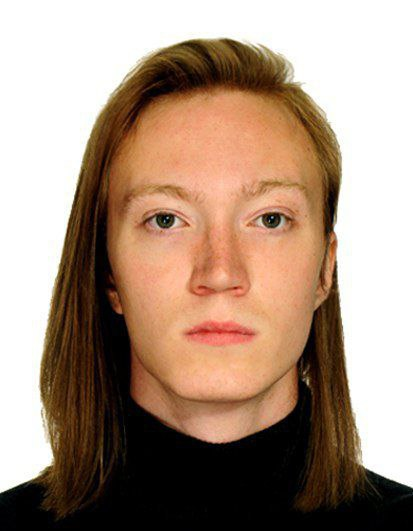
#> input picture 1.jpg, 413 x 531 px
$ jupyter execute svd.ipynb   (shell and % lines are left out)
#> lines starting #> are read from the running program, lines starting #| are printed output that depends on the picture
[cell 1]
# Ячейка 1: Импорт библиотек и настройка
import numpy as np
from PIL import Image
import matplotlib.pyplot as plt

# Для корректного отображения графиков в Jupyter

[cell 2]
# Ячейка 2: Загрузка и анализ изображения
image = Image.open('1.jpg').convert('L')
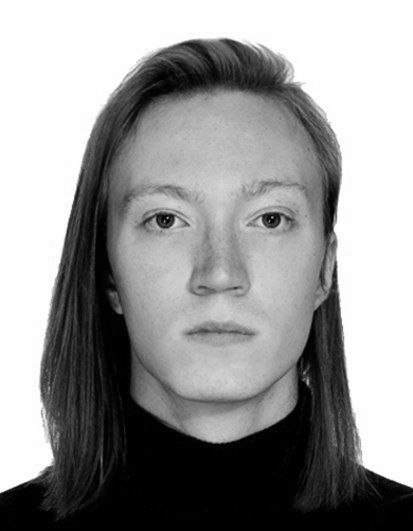
#> image: PIL image 413x531 L; min 0, max 255, mean 151.4
image_array = np.array(image)

print(f"Размер матрицы: {image_array.shape}")
#| Размер матрицы: (531, 413)
print(f"Тип данных: {image_array.dtype}")
#| Тип данных: uint8
print(f"Диапазон значений: [{image_array.min()}, {image_array.max()}]")
#| Диапазон значений: [0, 255]
print(f"Пример значений:\n{image_array[:5, :5]}")
#| Пример значений:
#| [[255 255 255 255 255]
#|  [255 255 255 255 255]
#|  [255 255 255 255 255]
#|  [255 255 255 255 255]
#|  [255 255 255 255 255]]

# Показываем исходное изображение
plt.figure(figsize=(8, 6))
plt.imshow(image_array, cmap='gray')
plt.title('Исходное черно-белое изображение')
plt.axis('off')
plt.show()

[cell 3]
# Ячейка 3: Сингулярное разложение и анализ
# Выполняем SVD
U, S, VT = np.linalg.svd(image_array, full_matrices=False)
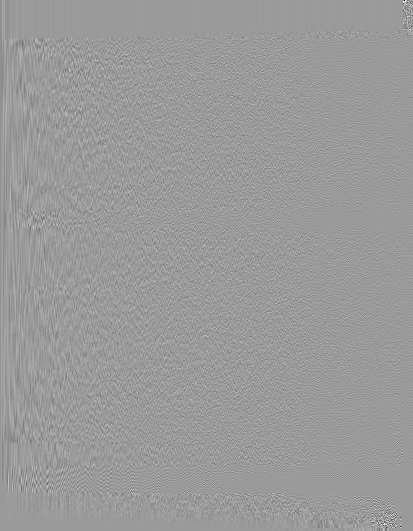
#> U: shape (531, 413) float64; min -0.792, max 0.514, mean -7.42e-05; drawn with min black and max white
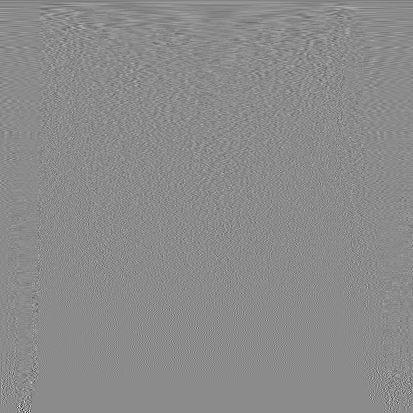
#> VT: shape (413, 413) float64; min -0.726, max 0.605, mean -0.000117; drawn with min black and max white
#> S = 413 values, max 79846.9 at index 0, min 7.73e-12 at index 404, mean 510

total_singular_values = len(S)
#> total_singular_values = 413
print(f"Всего сингулярных чисел: {total_singular_values}")
#| Всего сингулярных чисел: 413

# Вычисляем кумулятивную энергию
cumulative_energy = np.cumsum(S) / np.sum(S)
#> cumulative_energy = 413 values from 0.379 to 1

# График сингулярных чисел и кумулятивной энергии
fig, (ax1, ax2) = plt.subplots(1, 2, figsize=(15, 5))

ax1.semilogy(S, 'b-', linewidth=1)
ax1.set_title('Сингулярные числа (логарифмическая шкала)')
ax1.set_xlabel('Индекс r')
ax1.set_ylabel('σ_r (log scale)')
ax1.grid(True)

ax2.plot(cumulative_energy, 'r-', linewidth=2)
ax2.set_title('Кумулятивная энергия')
ax2.set_xlabel('Количество компонент r')
ax2.set_ylabel('Доля общей энергии')
ax2.grid(True)
ax2.set_ylim(0, 1.1)

plt.tight_layout()
plt.show()
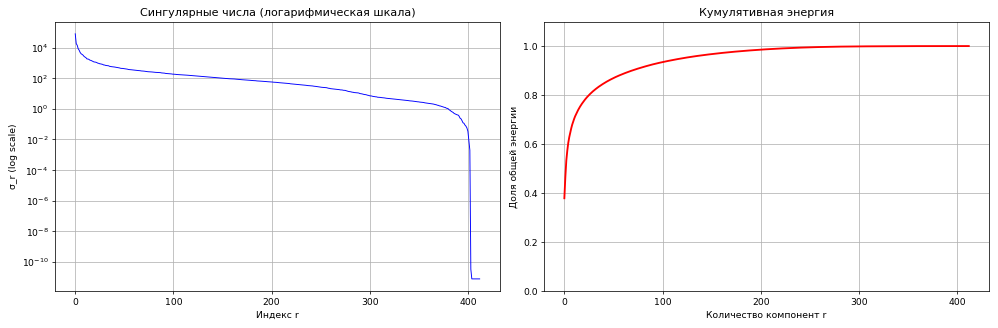
#> figure drawn by matplotlib, 2 panels; panel 1: curve peaks at x = 0, y = 79846.9; panel 2: curve peaks at x = 403, y = 1

[cell 4]
# Ячейка 4: Визуализация сжатия с разными уровнями
compression_ratios = [0.10, 0.05, 0.01, 0.002]
ratios_names = ['10%', '5%', '1%', '0.2%']

print("РЕЗУЛЬТАТЫ СЖАТИЯ С ПОМОЩЬЮ SVD")
print("=" * 50)
print(f"{'Уровень':<10} {'r':<8} {'% энергии':<12} {'Ошибка Фробениуса':<20}")
print("-" * 50)

# ИСПРАВЛЕНИЕ: создаем сетку 3×2 вместо 2×3
fig, axes = plt.subplots(3, 2, figsize=(12, 15))
axes = axes.ravel()  # Преобразуем в одномерный массив для простой индексации

# Исходное изображение
axes[0].imshow(image_array, cmap='gray')
axes[0].set_title('Исходное изображение')
axes[0].axis('off')

# Восстановленные изображения
for i, (ratio, name) in enumerate(zip(compression_ratios, ratios_names)):
    r = max(1, int(total_singular_values * ratio))
    reconstructed = U[:, :r] @ np.diag(S[:r]) @ VT[:r, :]
    reconstructed = np.clip(reconstructed, 0, 255).astype(np.uint8)

    energy_percentage = cumulative_energy[r-1] * 100
    error_norm = np.linalg.norm(image_array - reconstructed, 'fro')

    print(f"{name:<10} {r:<8} {energy_percentage:<10.2f}% {error_norm:<20.2f}")

    # Используем i+1, так как 0-я позиция занята исходным изображением
    axes[i+1].imshow(reconstructed, cmap='gray')
    axes[i+1].set_title(f'r = {r} ({name})\nЭнергия: {energy_percentage:.1f}%')
    axes[i+1].axis('off')
#> this loop made 4 passes
#> (r, energy_percentage, error_norm) on passes 1 to 4: (41, 84.73, 60288.8), (20, 77.08, 61935.6), (4, 57.35, 61985.1), (1, 37.91, 60808.4)
#| 10%        41       84.73     % 60288.81
#| 5%         20       77.08     % 61935.58
#| 1%         4        57.35     % 61985.15
#| 0.2%       1        37.91     % 60808.35
#> pass 1, `reconstructed = U[:, :r] @ np.diag(S[:r]) @ VT[:r, :]`:
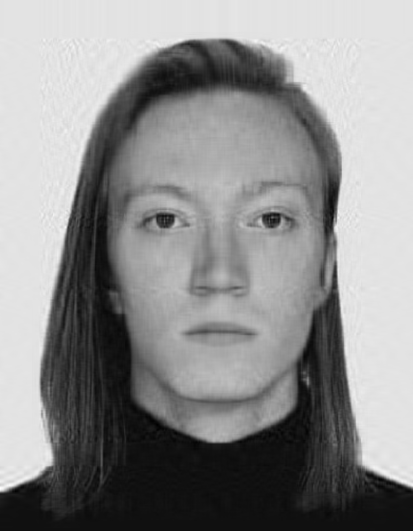
#> reconstructed: shape (531, 413) float64; min -19.97, max 288.8, mean 151.4; drawn with min black and max white
#> pass 2, `reconstructed = np.clip(reconstructed, 0, 255).astype(np.uint8)`:
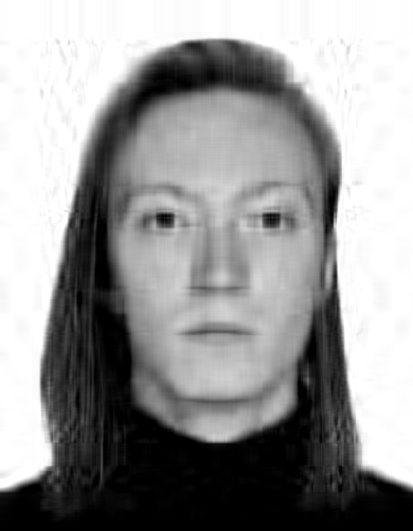
#> reconstructed: shape (531, 413); min 0, max 255, mean 150.6

# Скрываем последнюю (шестую) ячейку если она есть
if len(axes) > len(compression_ratios) + 1:
    axes[-1].axis('off')

plt.tight_layout()
plt.show()
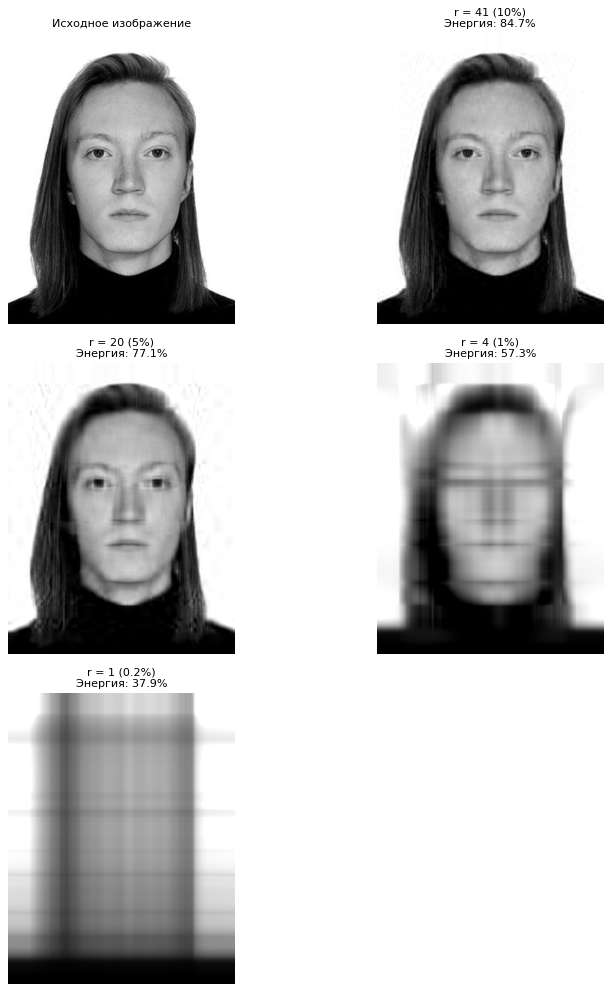
#> figure drawn by matplotlib, 5 panels

[cell 5]
# Ячейка 5: Анализ эффективности сжатия
print("\nДОПОЛНИТЕЛЬНАЯ ИНФОРМАЦИЯ")
print("=" * 40)
print(f"Размер исходной матрицы: {image_array.shape}")
#| Размер исходной матрицы: (531, 413)
print(f"Общее количество элементов: {image_array.size}")
#| Общее количество элементов: 219303

# Экономия памяти
print("\nЭКОНОМИЯ ПАМЯТИ:")
print(f"{'Уровень':<10} {'r':<8} {'Исходный размер':<18} {'Сжатый размер':<16} {'Коэф. сжатия':<12}")
print("-" * 65)

m, n = image_array.shape
#> m = 531; n = 413
for ratio, name in zip(compression_ratios, ratios_names):
    r = max(1, int(total_singular_values * ratio))

    original_size = m * n
    compressed_size = m * r + r + r * n
    compression_ratio = original_size / compressed_size

    print(f"{name:<10} {r:<8} {original_size:<18} {compressed_size:<16} {compression_ratio:<10.2f}x")
#> this loop made 4 passes
#> (r, compressed_size, compression_ratio) on passes 1 to 4: (41, 38745, 5.66), (20, 18900, 11.6), (4, 3780, 58.02), (1, 945, 232.1)
#| 10%        41       219303             38745            5.66      x
#| 5%         20       219303             18900            11.60     x
#| 1%         4        219303             3780             58.02     x
#| 0.2%       1        219303             945              232.07    x

[cell 6]
# Ячейка 6: Интерактивное исследование (опционально)
# Можно добавить интерактивные элементы для исследования разных уровней сжатия

def show_compression(r):
    """Функция для показа изображения с заданным количеством компонент"""
#> called with r = 150
    reconstructed = U[:, :r] @ np.diag(S[:r]) @ VT[:r, :]
    reconstructed = np.clip(reconstructed, 0, 255).astype(np.uint8)

    energy = cumulative_energy[r-1] * 100
#> energy = 96.68

    plt.figure(figsize=(12, 5))

    plt.subplot(1, 2, 1)
    plt.imshow(image_array, cmap='gray')
    plt.title('Исходное изображение')
    plt.axis('off')

    plt.subplot(1, 2, 2)
    plt.imshow(reconstructed, cmap='gray')
    plt.title(f'Восстановлено (r={r})\nЭнергия: {energy:.2f}%')
    plt.axis('off')

    plt.tight_layout()
    plt.show()

    # Вычисляем сжатие
    original_size = m * n
#> original_size = 219303
    compressed_size = m * r + r + r * n
#> compressed_size = 141750
    compression_ratio = original_size / compressed_size
#> compression_ratio = 1.55

    print(f"Коэффициент сжатия: {compression_ratio:.2f}x")
#| Коэффициент сжатия: 1.55x
    print(f"Экономия памяти: {(1 - compressed_size/original_size)*100:.1f}%")
#| Экономия памяти: 35.4%

# Пример использования
show_compression(150)

$ run again, with nature.jpg copied over 1.jpg
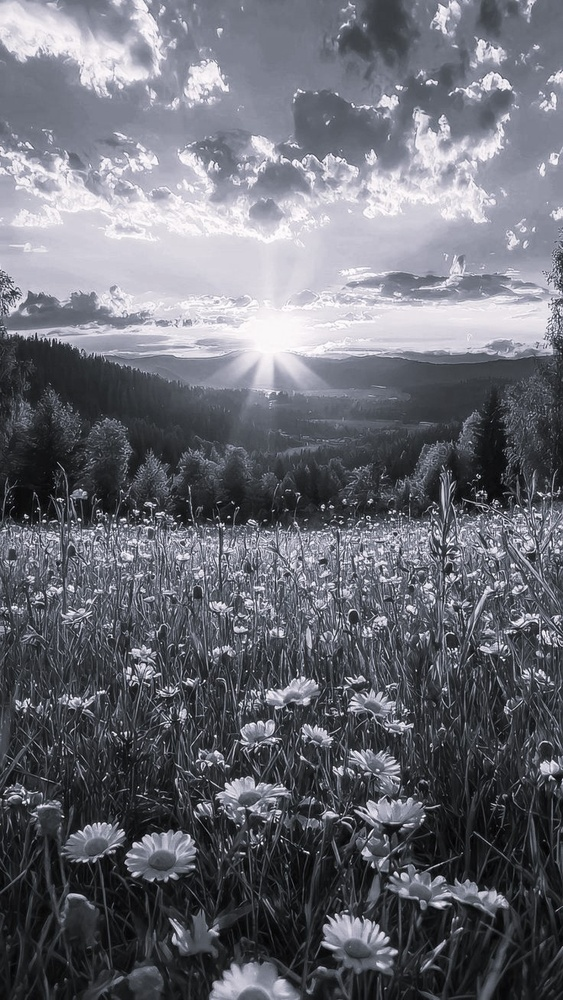
#> input picture nature.jpg, 563 x 1000 px, shrunk from 736 x 1308 before the run
#| Размер матрицы: (1000, 563)
#| Тип данных: uint8
#| Диапазон значений: [0, 255]
#| Пример значений:
#| [[152 157 160 166 168]
#|  [154 158 162 169 174]
#|  [167 170 172 180 186]
#|  [186 188 189 194 198]
#|  [197 200 201 205 207]]
#> S = 563 values, max 89970 at index 0, min 51.75 at index 562, mean 890.3
#> total_singular_values = 563
#| Всего сингулярных чисел: 563
#> cumulative_energy = 563 values from 0.179 to 1
#> `plt.show()`:
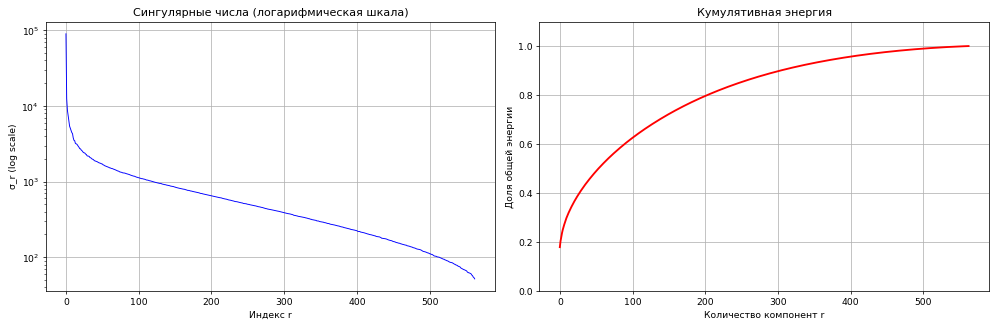
#> figure drawn by matplotlib, 2 panels; panel 1: curve peaks at x = 0, y = 89970; panel 2: curve peaks at x = 562, y = 1
#> the loop `for i, (ratio, name) in enumerate(zip(compression_ratios, ratios_names..` made 4 passes
#> (r, energy_percentage, error_norm) on passes 1 to 4: (56, 50.63, 128421.4), (28, 40.09, 130215.5), (5, 25, 132820.7), (1, 17.95, 133597.8)
#> (printed output is left out)
#| Размер исходной матрицы: (1000, 563)
#| Общее количество элементов: 563000
#> the loop `for ratio, name in zip(compression_ratios, ratios_names):` made 4 passes
#> (r, compressed_size, compression_ratio) on passes 1 to 4: (56, 87584, 6.43), (28, 43792, 12.86), (5, 7820, 71.99), (1, 1564, 360)
#> (printed output is left out)
#> in show_compression, `reconstructed = U[:, :r] @ np.diag(S[:r]) @ VT[:r, :]`:
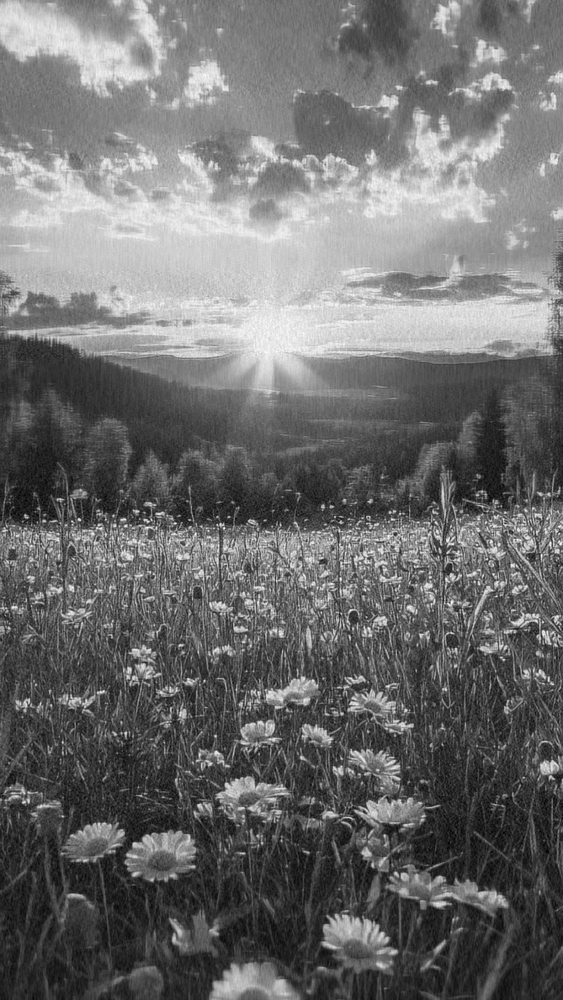
#> reconstructed: shape (1000, 563) float64; min -18.06, max 272.5, mean 107.2; drawn with min black and max white
#> energy = 72.11
#| Коэффициент сжатия: 2.40x
#| Экономия памяти: 58.3%
